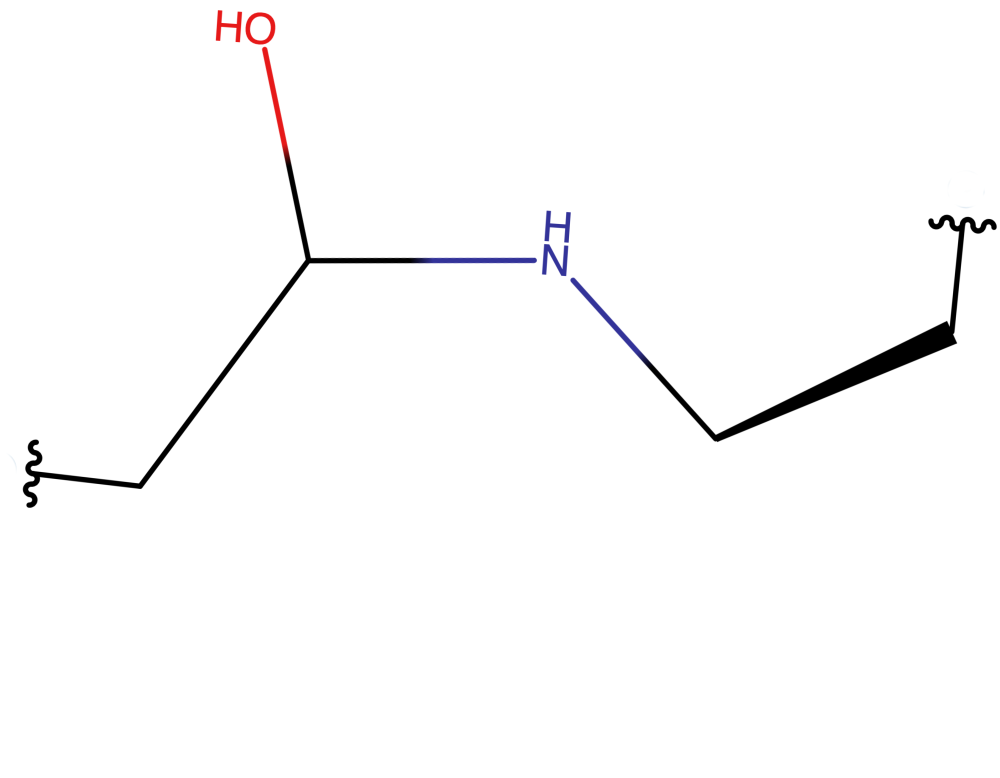
#> input picture data/input_figures/isopepbond_cleaned.png, 2000 x 1556 px (shown at 1/2 size)
$ jupyter execute --allow-errors 20241213_figures_v2.ipynb
#> lines starting #> are read from the running program, lines starting #| are printed output that depends on the picture
# Generate publication figures

[cell 1]
import pandas as pd
import matplotlib.pyplot as plt
import matplotlib as mpl
import seaborn as sns
import os
import matplotlib.gridspec as gridspec
import numpy as np
import joblib
from matplotlib.offsetbox import OffsetImage
from matplotlib.offsetbox import AnnotationBbox
from matplotlib.lines import Line2D
from matplotlib.patches import Circle
from matplotlib.patches import FancyArrowPatch
import matplotlib.patches as mpatches
from matplotlib.collections import PatchCollection
from scipy import stats
from sklearn.neighbors import KernelDensity

[cell 2]
from dotenv import load_dotenv
load_dotenv("../.env")

FIGURES = "../figures"
INPUT_FIGURES = "../data/input_figures"
TABLE = os.getenv("TABLE")
PDB_BIOCHEM = os.getenv("PDB_BIOCHEM")
POS_SET_SEQ_ID = os.getenv("POS_SET_SEQ_ID")
LOGISTIC_REGRESSION = os.getenv("LOGISTIC_REGRESSION")
#> (the rest of this cell did not finish here and is left out)

#> (a cell that did not finish here is left out)

[cell 4]
# size of letters that specify images
ANNOT_FONT_SIZE = 20

## Figure 1

[cell 5]
fig, ax = plt.subplots(figsize=[5, 5])

# 1

#> (the rest of this cell did not finish here and is left out)

## Figure S1

#> (a cell that did not finish here is left out)

[cell 7]
fig, axs = plt.subplots(ncols=2, figsize=[10, 5])
plt.subplots_adjust(wspace=.3)

#1
ax=axs[0]
#> (the rest of this cell did not finish here and is left out)

## Figure S2

[cell 8]
def draw_self_loop(center, radius, facecolor="Black", edgecolor='Black', theta1=-60, theta2=180, rotation=90):
    """ Adapted from https://naysan.ca/2020/07/04/how-to-draw-an-arrow-that-loops-with-matplotlib/"""

    # Add the ring (arc)
    rwidth = 0.005
    ring = mpatches.Wedge(center, radius, theta1, theta2, width=rwidth)

    # Calculate arrow cap position based on theta2
    theta2_rad = np.radians(theta2)  # Convert theta2 to radians
    x_end = center[0] + radius * np.cos(theta2_rad)
    y_end = center[1] + radius * np.sin(theta2_rad)

    # Convert rotation parameter to radians and add it to theta2 for the arrow orientation
    rotation_rad = np.radians(rotation)
    arrow_angle = theta2_rad + rotation_rad

    # Define the triangle cap at the end of the arc, with additional rotation
    offset = 0.02  # Width of the arrow cap
    left = [x_end - offset * np.cos(arrow_angle + np.pi/2), y_end - offset * np.sin(arrow_angle + np.pi/2)]
    right = [x_end + offset * np.cos(arrow_angle + np.pi/2), y_end + offset * np.sin(arrow_angle + np.pi/2)]
    bottom = [x_end + 0.05 * np.cos(arrow_angle), y_end + 0.05 * np.sin(arrow_angle)]
    arrow = plt.Polygon([left, right, bottom, left])

    # Add both the arc and arrow cap to a PatchCollection
    p = PatchCollection(
        [ring, arrow],
        edgecolor=edgecolor,
        facecolor=facecolor,
        zorder=100,
        clip_on=False
    )
    ax.add_collection(p)

#> (a cell that did not finish here is left out)

[cell 10]
fig = plt.figure(figsize=[20, 10])
gs = gridspec.GridSpec(nrows=2, ncols=3, figure=fig, width_ratios=[1, 1, 1])

# Make plots spanning multiple axes
ax1 = fig.add_subplot(gs[0, 0])
ax2 = fig.add_subplot(gs[0, 1])
ax3 = fig.add_subplot(gs[0, 2])
ax4 = fig.add_subplot(gs[1, 0])
ax5 = fig.add_subplot(gs[1, 1])
ax6 = fig.add_subplot(gs[1, 2])

# 1
ax = ax1
#> (the rest of this cell did not finish here and is left out)

[cell 11]
fig, ax = plt.subplots()
ax.axis("off")
# Image of isopep bond
arr_img = plt.imread(os.path.join(INPUT_FIGURES, "isopepbond_cleaned.png"))
#> arr_img is the input picture: shape (1556, 2000, 4) float32; mean R, G, B, A 0.00262, 0.00101, 0.00228, 0.0162
# Rotate
#arr_img = ndimage.rotate(arr_img, -3.8)
im = OffsetImage(arr_img, zoom=.17)
ab = AnnotationBbox(im, xy=(0.5, 0.25), box_alignment=(0.5, 0.5), bboxprops=dict(color="white"))
ax.add_artist(ab)

# Curved arrows and annot
ax.set_aspect('equal')
draw_self_loop(center=(.1, .25), radius=.1, theta1=-60, theta2=180)
draw_self_loop(center=(.4, .42), radius=.1, theta1=-100, theta2=140, rotation=100)
draw_self_loop(center=(.7, .3), radius=.1, theta1=-170, theta2=70, rotation=100)
ax.text(x=0, y=.4, s="Pseudo ψ")
ax.text(x=.3, y=.26, s="Pseudo ω")
ax.text(x=.65, y=.45, s="Pseudo φ")

# Bond len arrow
start_point = (0.22, 0.55)
end_point = (0.6, 0.55)
arrow = FancyArrowPatch(start_point, end_point, color="black", linewidth=2, arrowstyle="<->,head_width=5,head_length=5",
                        zorder=10, ls="-")
ax.add_patch(arrow)
ax.text(x=.26, y=.6, s="Interatomic\nbond length", rotation=0)

# Other text
ax.text(x=-.3, y=.13, s="Asp/Asn")
ax.text(x=1.05, y=.52, s="Lys")

plt.savefig(os.path.join(FIGURES, "bond_angles.png"), dpi=200)
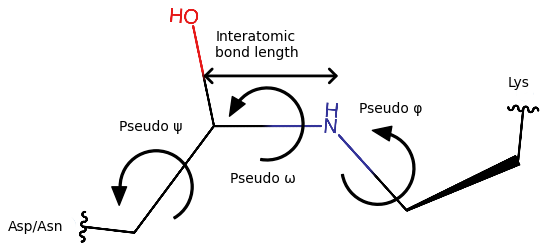
#> figure drawn by matplotlib, 1 panel


$ run again, with data/input_figures/1amx_A_176_209_293_cut.png copied over data/input_figures/isopepbond_cleaned.png
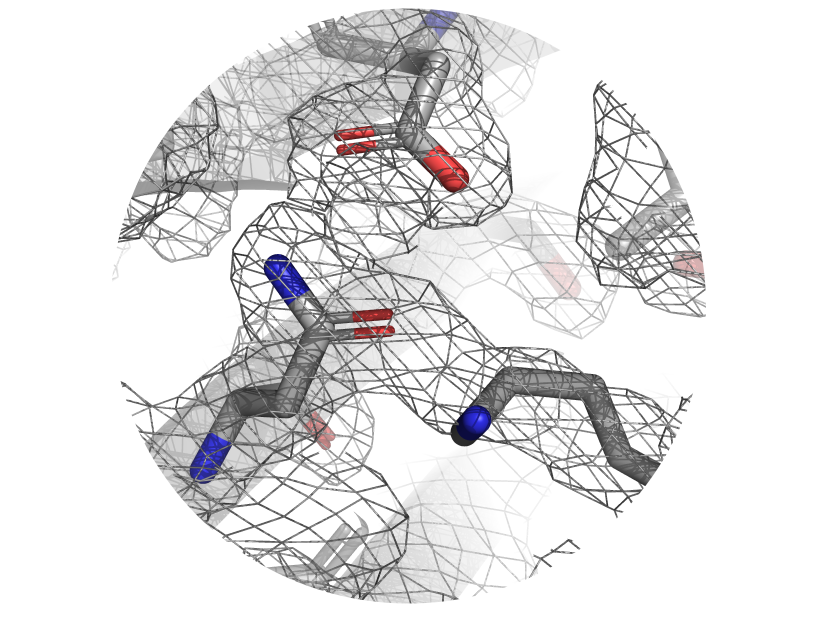
#> input picture data/input_figures/1amx_A_176_209_293_cut.png, 1680 x 1252 px (shown at 1/2 size)
#> arr_img is the input picture: shape (1252, 1680, 4) float32; mean R, G, B, A 0.127, 0.124, 0.127, 0.177
#> `plt.savefig(os.path.join(FIGURES, "bond_angles.png"), dpi=200)`:
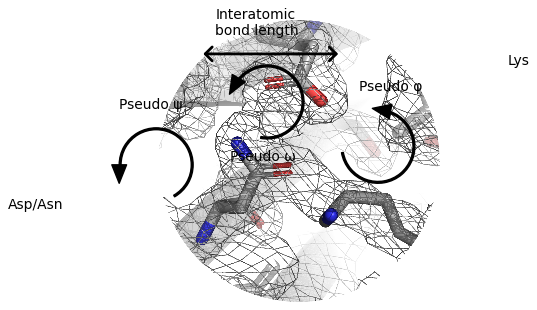
#> figure drawn by matplotlib, 1 panel

$ run again, with data/input_figures/2x9y_349_405_428_cut.png copied over data/input_figures/isopepbond_cleaned.png
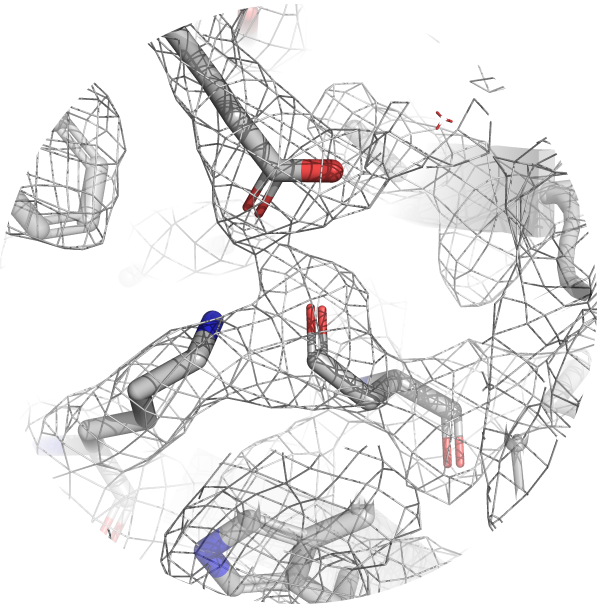
#> input picture data/input_figures/2x9y_349_405_428_cut.png, 1208 x 1220 px (shown at 1/2 size)
#> arr_img is the input picture: shape (1220, 1208, 4) float32; mean R, G, B, A 0.155, 0.152, 0.154, 0.179
#> `plt.savefig(os.path.join(FIGURES, "bond_angles.png"), dpi=200)`:
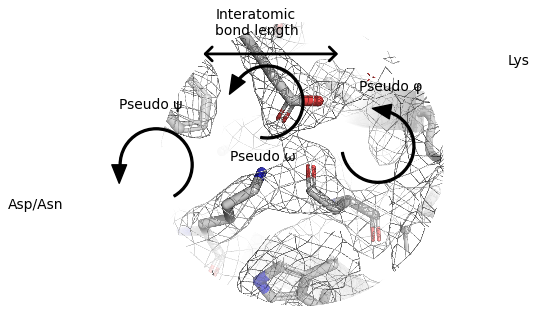
#> figure drawn by matplotlib, 1 panel

$ run again, with data/input_figures/5xcb_182_226_310_af_vs_pdb.png copied over data/input_figures/isopepbond_cleaned.png
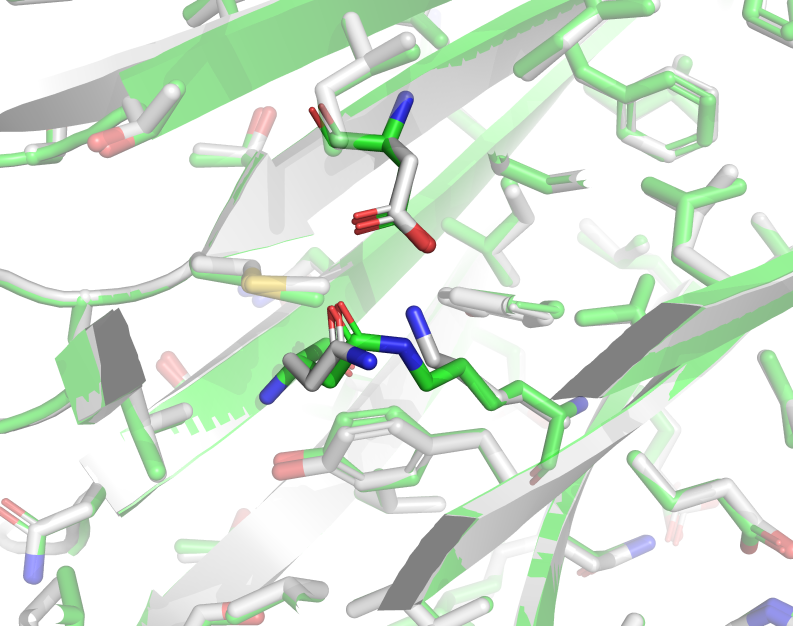
#> input picture data/input_figures/5xcb_182_226_310_af_vs_pdb.png, 1586 x 1252 px (shown at 1/2 size)
#> arr_img is the input picture: shape (1252, 1586, 4) float32; mean R, G, B, A 0.21, 0.324, 0.208, 0.234
#> `plt.savefig(os.path.join(FIGURES, "bond_angles.png"), dpi=200)`:
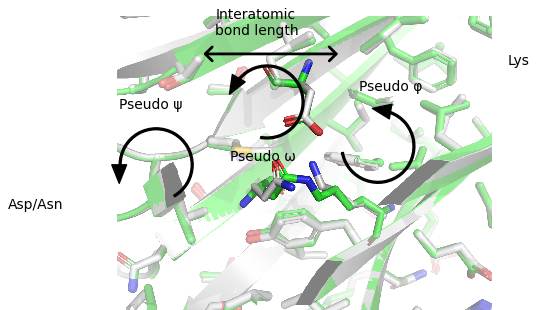
#> figure drawn by matplotlib, 1 panel
